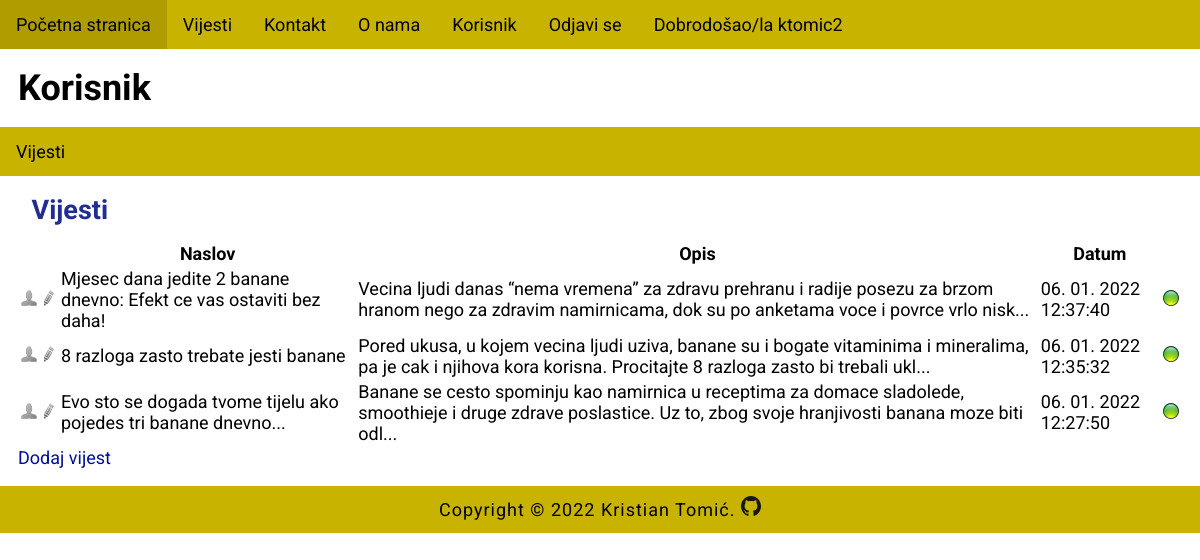
The app's page /index.php?menu=9 (signed in) with its own data.
### tables this page shows
CREATE TABLE `news` (
  `id` int(11) NOT NULL,
  `title` varchar(255) NOT NULL,
  `description` text NOT NULL,
  `date` timestamp NOT NULL DEFAULT current_timestamp() ON UPDATE current_timestamp(),
  `archive` enum('N','Y') NOT NULL,
  `picture_id` int(11) NOT NULL
);

### functions.php (called while the page is built)
<?php
    function pickerDateToMysql($pickerDate){
		$date = DateTime::createFromFormat('Y-m-d H:i:s', $pickerDate);
		return $date->format('d. m. Y H:i:s');
	}
?>

### user/news.php (the view, shortened to what this page needs)
<?php
	if (isset($_GET['id']) && $_GET['id'] != '') {
		$query  = "SELECT * FROM news LEFT JOIN pictures ON news.picture_id = pictures.id";
		$query .= " WHERE news.id=".$_GET['id'];
		$query .= " ORDER BY date DESC";
		$result = @mysqli_query($MySQL, $query);
		$row = @mysqli_fetch_array($result);
		print '
		<h2>Pregled vijesti</h2>
		<div class="news">
			<img src="news/' . $row['path'] . '" alt="' . $row['title'] . '" title="' . $row['title'] . '">
			<h2>' . $row['title'] . '</h2>
			' . $row['description'] . '
			<time datetime="' . $row['date'] . '">' . pickerDateToMysql($row['date']) . '</time>
			<hr>
			</div><p><a href="index.php?menu='.$menu.'&amp;action='.$action.'">Nazad</a></p>';
	}
	else {
		print '
		<h2>Vijesti</h2>
		<div id="news">
			<table>
				<thead>
					<tr>
						<th width="16"></th>
						<th width="16"></th>
						<th>Naslov</th>
						<th>Opis</th>
						<th>Datum</th>
						<th width="16"></th>
					</tr>
				</thead>
				<tbody>';
				$query  = "SELECT * FROM news";
				$query .= " ORDER BY date DESC";
				$result = @mysqli_query($MySQL, $query);
				while($row = @mysqli_fetch_array($result)) {
					print '
					<tr>
						<td><a href="index.php?menu='.$menu.'&amp;action='.$action.'&amp;id=' .$row['id']. '"><img src="images/user.png" alt="user"></a></td>
						<td><a href="index.php?menu='.$menu.'&amp;action='.$action.'&amp;edit=' .$row['id']. '"><img src="images/edit.png" alt="uredi"></a></td>
						<td>' . $row['title'] . '</td>
						<td>';
						if(strlen($row['description']) > 160) {
                            echo substr(strip_tags($row['description']), 0, 160).'...';
                        } else {
                            echo strip_tags($row['description']);
                        }
						print '
						</td>
						<td>' . pickerDateToMysql($row['date']) . '</td>
						<td>';
							if ($row['archive'] != 'N') { print '<img src="images/inactive.png" alt="" title="" />'; }
                            else { print '<img src="images/active.png" alt="" title="" />'; }
						print '
						</td>
					</tr>';
				}
			print '
				</tbody>
			</table>
			<a href="index.php?menu=' . $menu . '&amp;action=' . $action . '&amp;add=true" class="AddLink">Dodaj vijest</a>
		</div>';
	}
?>

### style.css (style rules this page uses)
body, html { font-family: 'Roboto', sans-serif; margin: 0; font-size: 18px; }
h1,h2 { margin: 0.5em; font-size: 2em; }
h2 { font-size: 1.5em; color: #212d90; }
main a { color: #000f9b; text-decoration: none; }
img { width: 100%; }

### records on screen
news: title "Mjesec dana jedite 2 banane dnevno: Efekt ce vas ostaviti bez daha!", description "Vecina ljudi danas “nema vremena” za zdravu prehranu i radije posezu za brzom hranom nego za zdravim namirnicama, dok su po anketama voce i povrce vrlo nisk", date "06. 01. 2022 12:37:40"
news: title "8 razloga zasto trebate jesti banane", description "Pored ukusa, u kojem vecina ljudi uziva, banane su i bogate vitaminima i mineralima, pa je cak i njihova kora korisna. Procitajte 8 razloga zasto bi trebali ukl", date "06. 01. 2022 12:35:32"
news: title "Evo sto se dogada tvome tijelu ako pojedes tri banane dnevno...", description "Banane se cesto spominju kao namirnica u receptima za domace sladolede, smoothieje i druge zdrave poslastice. Uz to, zbog svoje hranjivosti banana moze biti odl", date "06. 01. 2022 12:27:50"

### other values on screen
$_SESSION['user']['username'] "ktomic2"
